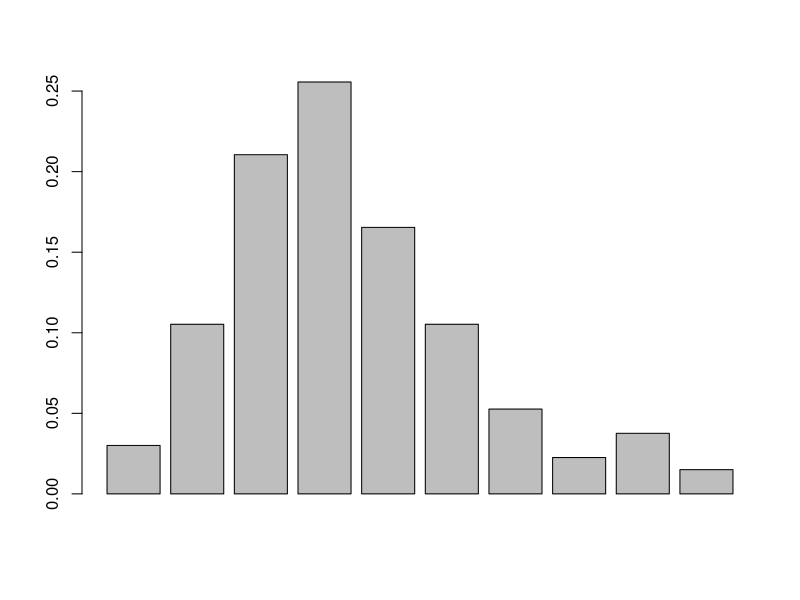
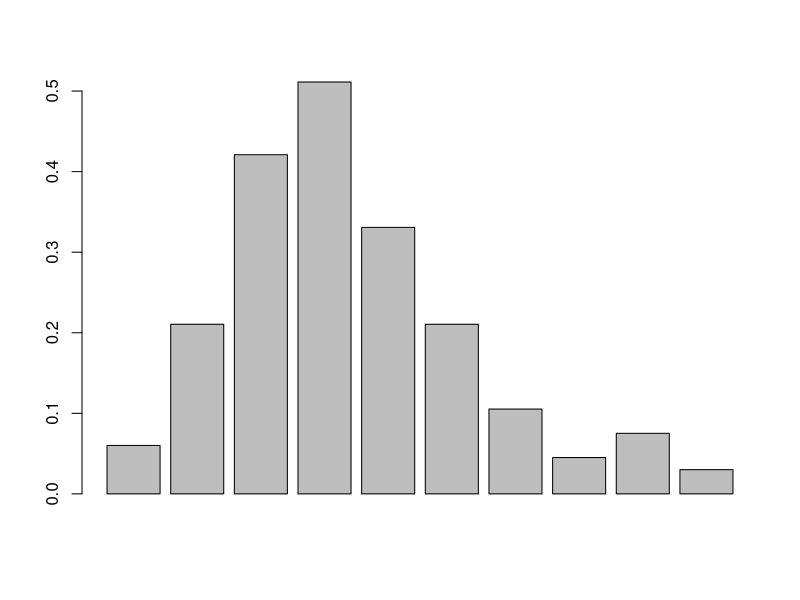
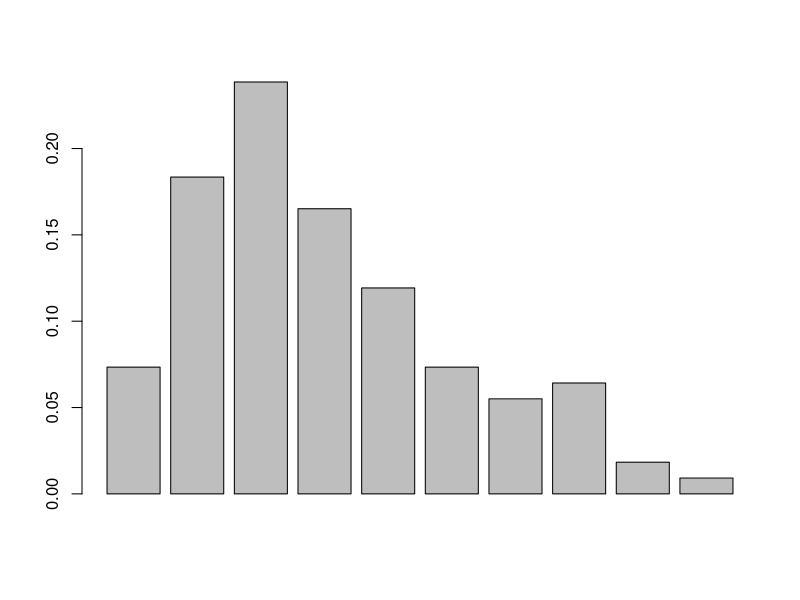
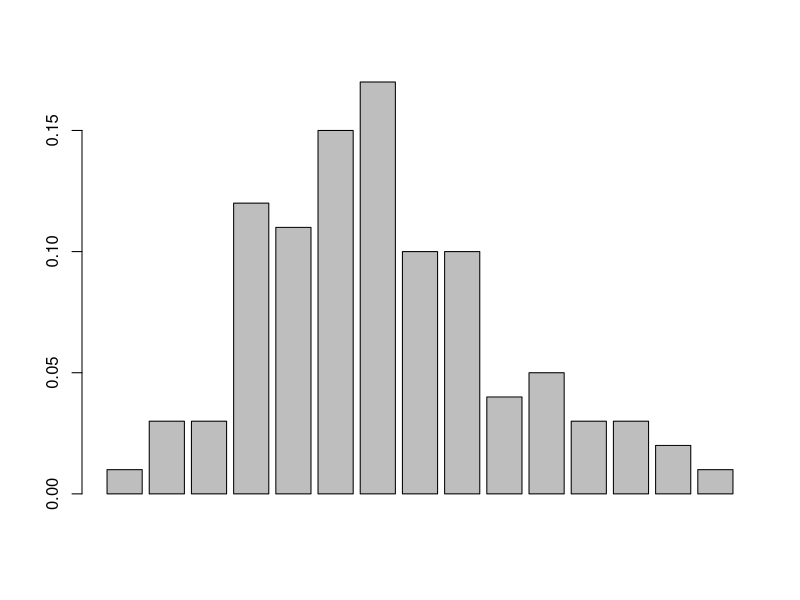
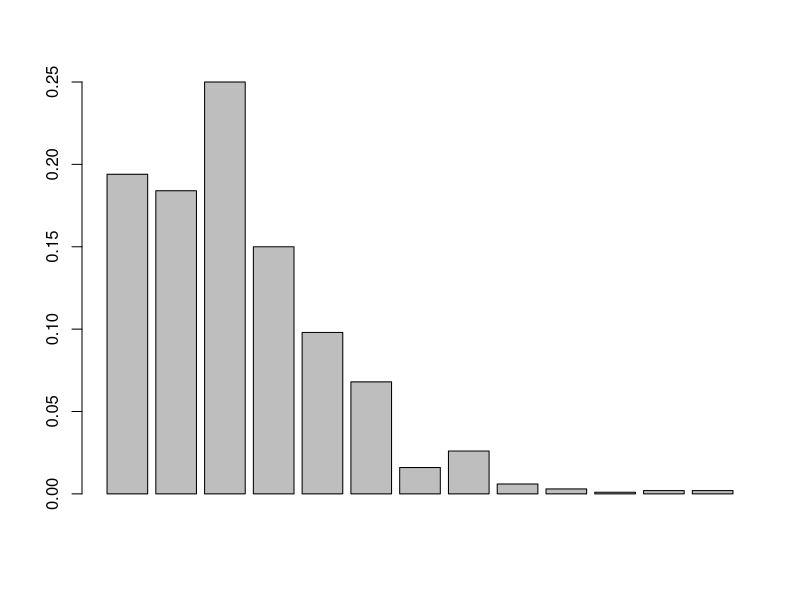

These charts were generated, in order, by the following R code: (Note: this script raises an error after producing the figures.)
# 1
size <- c(4,14,28,34,22,14,7,3,5,2)
sum(size)

(4 + 14 + 28 + 34) / sum(size)

(7 + 3 + 5 + 2) / sum(size)

#c
barplot(size/sum(size))

#d
barplot(size/(0.5 * sum(size)))


#2
contracts <- c(8,20,26,18,13,8,6,7,2,1)

(8+20+26+18) / sum(contracts)
sum(contracts[4:10]) / sum(contracts)

sum(contracts[4:9]) / sum(contracts)
sum(contracts[5:8]) / sum(contracts)


barplot(contracts / sum(contracts))


#3

par <- c(1,3,3,12,11,15,17,10,10,4,5,3,3,2,1)

sum(par[2:15]) / sum(par)
sum(par[6:15]) / sum(par)

sum(par[6:11]) / sum(par)
sum(par[7:10]) / sum(par)

barplot(par / sum(par))


#4

#5
load <- c(0,19.4,37.8,62.8,77.8,87.6,94.4,96.0,98.6,99.2,99.5,99.6,99.8,100.0)

diff(load)

barplot(diff(load)/100)


100-98.6
98.6 -77.8


#6

snow <- scan()
snow

#7
blood <- scan()

reported <- c(120, 125, 140, 130, 115, 125, 110, 130, 135)
median(reported)

130-127.9
125-127.4

#8 
crack <- scan()

mean(crack)
median(crack)

barplot(crack)
1.362-1.040

(1.009+1.040)/2

#9
4/10
auto <- c(0,0,1,1,0,1,0,1,0,0)
mean(auto)

25 * 0.56
14 - 4 

#10

poly <- scan()
diff(range(poly))

mean(poly)
sum((poly - mean(poly)) * (poly - mean(poly)))/11
sd

#11

alco <- scan()

median(alco)
mean(alco)

sv(alco)
sd(alco)

#12
oxd <- scan()

length(oxd)

sv <- function(data) {
  variance <- sum((data - mean(data)) * (data - mean(data)))/ (length(data) - 1)
  return(variance)
}

sv(oxd)
sd(oxd)

sv(oxd) / 3600
sd(oxd) / 60
